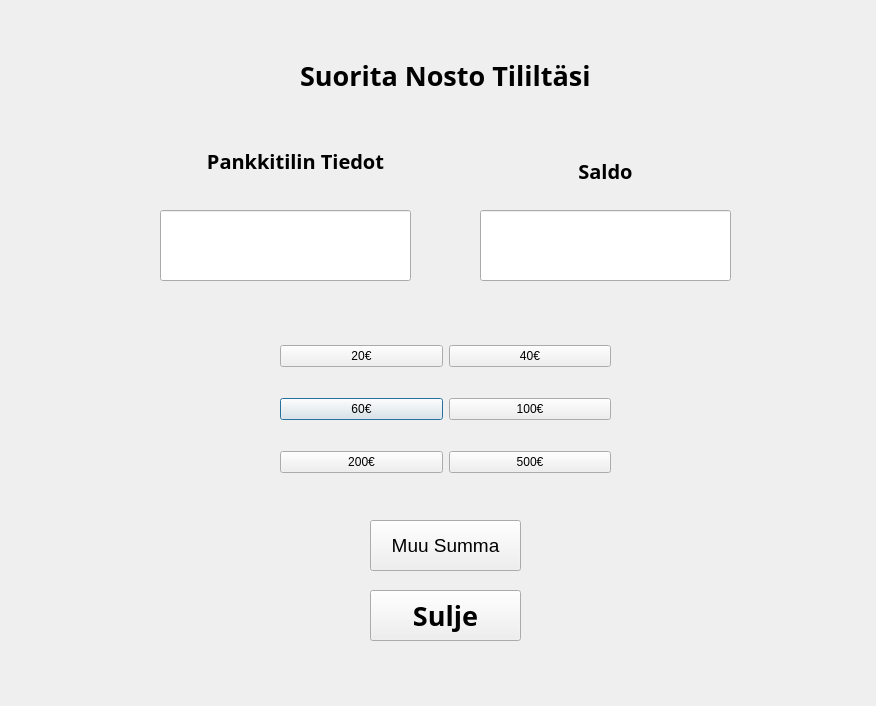
<?xml version="1.0" encoding="UTF-8"?>
<ui version="4.0">
 <class>withdrawal</class>
 <widget class="QDialog" name="withdrawal">
  <property name="geometry">
   <rect>
    <x>0</x>
    <y>0</y>
    <width>876</width>
    <height>706</height>
   </rect>
  </property>
  <property name="windowTitle">
   <string>Dialog</string>
  </property>
  <widget class="QLabel" name="label">
   <property name="geometry">
    <rect>
     <x>300</x>
     <y>30</y>
     <width>311</width>
     <height>91</height>
    </rect>
   </property>
   <property name="font">
    <font>
     <family>Segoe Print</family>
     <pointsize>20</pointsize>
     <bold>true</bold>
    </font>
   </property>
   <property name="text">
    <string>Suorita Nosto Tililtäsi</string>
   </property>
  </widget>
  <widget class="QLabel" name="label_2">
   <property name="geometry">
    <rect>
     <x>170</x>
     <y>140</y>
     <width>251</width>
     <height>41</height>
    </rect>
   </property>
   <property name="font">
    <font>
     <family>Segoe Print</family>
     <pointsize>15</pointsize>
     <bold>true</bold>
    </font>
   </property>
   <property name="text">
    <string>Pankkitilin Tiedot</string>
   </property>
   <property name="alignment">
    <set>Qt::AlignCenter</set>
   </property>
  </widget>
  <widget class="QLabel" name="label_3">
   <property name="geometry">
    <rect>
     <x>530</x>
     <y>150</y>
     <width>151</width>
     <height>41</height>
    </rect>
   </property>
   <property name="font">
    <font>
     <family>Segoe Print</family>
     <pointsize>15</pointsize>
     <bold>true</bold>
    </font>
   </property>
   <property name="text">
    <string>Saldo</string>
   </property>
   <property name="alignment">
    <set>Qt::AlignCenter</set>
   </property>
  </widget>
  <widget class="QWidget" name="gridLayoutWidget">
   <property name="geometry">
    <rect>
     <x>280</x>
     <y>320</y>
     <width>331</width>
     <height>181</height>
    </rect>
   </property>
   <layout class="QGridLayout" name="gridLayout">
    <item row="1" column="0">
     <widget class="QPushButton" name="btn60with">
      <property name="text">
       <string>60€</string>
      </property>
     </widget>
    </item>
    <item row="0" column="0">
     <widget class="QPushButton" name="btn20with">
      <property name="text">
       <string>20€</string>
      </property>
     </widget>
    </item>
    <item row="2" column="0">
     <widget class="QPushButton" name="btn200with">
      <property name="text">
       <string>200€</string>
      </property>
     </widget>
    </item>
    <item row="1" column="1">
     <widget class="QPushButton" name="btn100with">
      <property name="text">
       <string>100€</string>
      </property>
     </widget>
    </item>
    <item row="0" column="1">
     <widget class="QPushButton" name="btn40with">
      <property name="text">
       <string>40€</string>
      </property>
     </widget>
    </item>
    <item row="2" column="1">
     <widget class="QPushButton" name="btn500with">
      <property name="text">
       <string>500€</string>
      </property>
     </widget>
    </item>
   </layout>
  </widget>
  <widget class="QLineEdit" name="showaccinfo">
   <property name="geometry">
    <rect>
     <x>160</x>
     <y>210</y>
     <width>251</width>
     <height>71</height>
    </rect>
   </property>
  </widget>
  <widget class="QLineEdit" name="balanceinfo">
   <property name="geometry">
    <rect>
     <x>480</x>
     <y>210</y>
     <width>251</width>
     <height>71</height>
    </rect>
   </property>
  </widget>
  <widget class="QPushButton" name="otheramountinfo">
   <property name="geometry">
    <rect>
     <x>370</x>
     <y>520</y>
     <width>151</width>
     <height>51</height>
    </rect>
   </property>
   <property name="font">
    <font>
     <pointsize>14</pointsize>
    </font>
   </property>
   <property name="text">
    <string>Muu Summa</string>
   </property>
  </widget>
  <widget class="QPushButton" name="closebtn">
   <property name="geometry">
    <rect>
     <x>370</x>
     <y>590</y>
     <width>151</width>
     <height>51</height>
    </rect>
   </property>
   <property name="font">
    <font>
     <family>Segoe Print</family>
     <pointsize>20</pointsize>
     <bold>true</bold>
    </font>
   </property>
   <property name="text">
    <string>Sulje</string>
   </property>
  </widget>
 </widget>
 <resources/>
 <connections/>
</ui>
